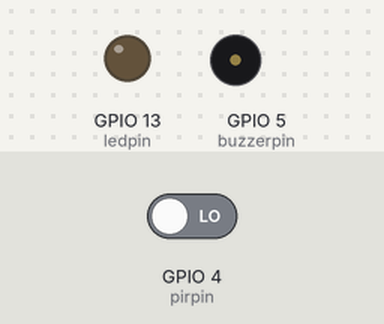
Recording of a sketch running on a simulated ESP8266 (NodeMCU). Shown: output pins drawn as LEDs (lit = HIGH), buzzer (waves = sounding). Inputs (shaded band) come from the test bench; at power-on: GPIO 4 (pirpin) LOW. WiFi joins after 1.5 s; servers stay silent unless stated; what the sketch prints to the serial monitor is not drawn.

Above: at 4.7 s.
4.8 s: GPIO 4 (pirpin) driven HIGH
At 5.4 s:
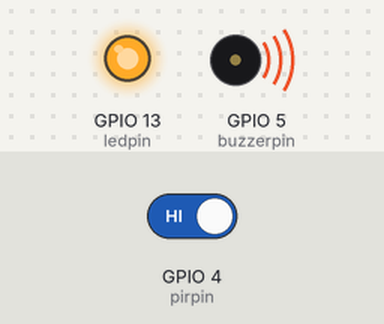
At 7.9 s:
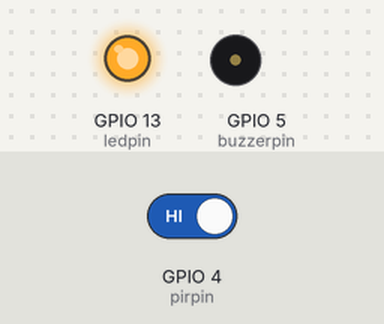
Timing chart, 0 to 9.4 s (numbered marks = the images above; inputs shaded):
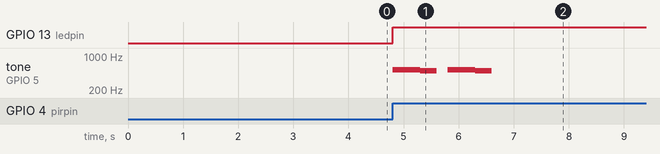

The sketch:

_4_led_pir_buzzer_wifi.ino
```cpp
// written by Edwin Cheung

// This is a free software protected by the creative commons license

// This is for as is use and there may be bugs and other issues.

#include <ESP8266WiFi.h>

// customize these settings
const char* ssid = "xxxx";
const char* password = "xxxx";

// map variable names to pins on the microcontroller
int ledpin = 13; //D7
int pirpin = 4;  //D2
int buzzerpin = 5; //D1

// initialize variable for PIR status
int val = 0;

void setup(){
  Serial.begin(115200);
  delay(2000);
  pinMode(ledpin,OUTPUT);
  pinMode(pirpin,INPUT);

  // Connect to WiFi network
  Serial.println();
  Serial.println();
  Serial.print("Connecting to ");
  Serial.println(ssid);

  WiFi.begin(ssid, password);

  while (WiFi.status() != WL_CONNECTED) {
    delay(500);
    Serial.print(".");
  }
  Serial.println("");
  Serial.println("WiFi connected");

  Serial.println("IP address: ");
  Serial.println(WiFi.localIP());
}

void loop() {
  val = digitalRead(pirpin); // check status of motion sensor
  //Serial.println(val);
  if(val == HIGH){           // if motion is detected
    Serial.println("Motion Detected!");

    // light up the LED
    digitalWrite(ledpin,HIGH);

    // play alert sound
    tone(buzzerpin, 523, 500) ;
    delay(500);
    tone(buzzerpin, 494, 300) ;
    delay(500);
    tone(buzzerpin, 523, 500) ;
    delay(500);
    tone(buzzerpin, 494, 300) ;
    delay(500);
    pinMode(buzzerpin, INPUT);


    // wait 10 seconds before rearming motion detector
    delay(10000);

    // turn off LED
    digitalWrite(ledpin,LOW);
  }
}
```

Measured:
- after the input at 4.8 s, GPIO 13 (ledpin): LOW → HIGH at once; tone on GPIO 5 (buzzerpin): plays 523 Hz for 0.50 s, 494 Hz for 0.30 s, 523 Hz for 0.50 s, 494 Hz for 0.30 s, starting at once
